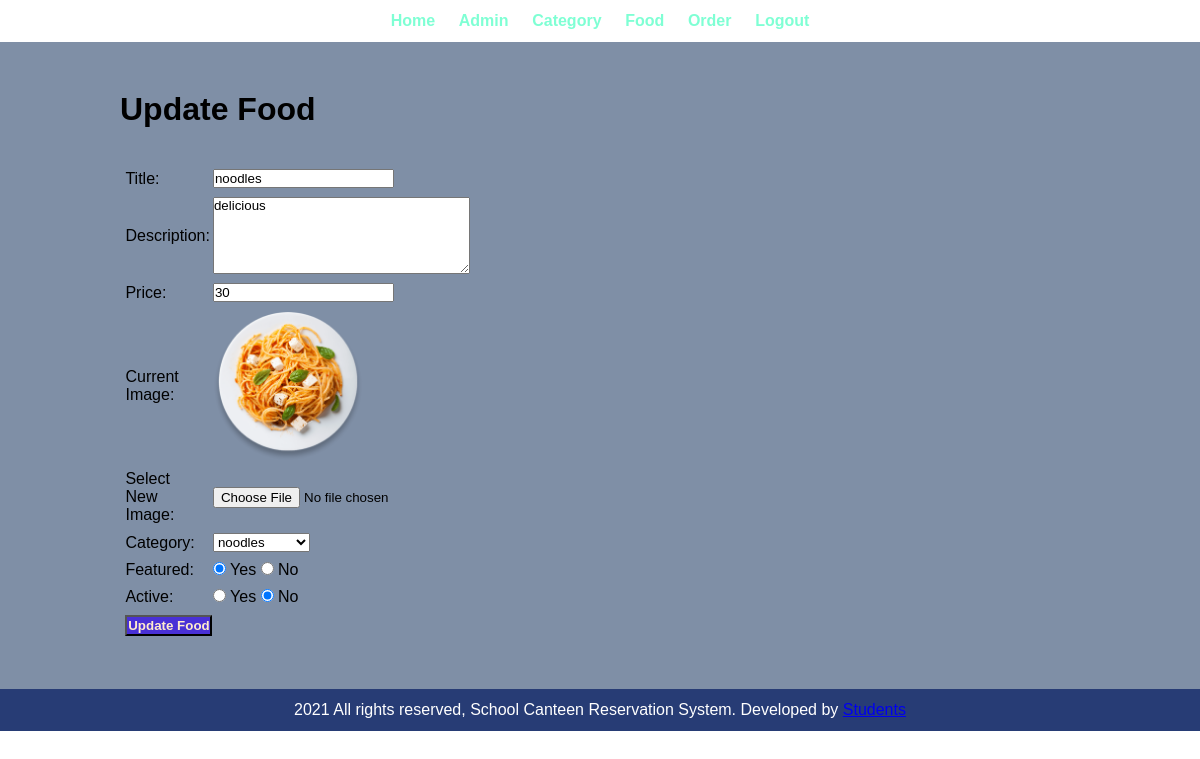
Screenshot of /admin/update-food.php?id=11 (signed in) with the database file from the repository.
### tables this page shows
CREATE TABLE `tbl_food` (
  `id` int(10) UNSIGNED NOT NULL,
  `title` varchar(100) NOT NULL,
  `description` text NOT NULL,
  `price` decimal(10,0) NOT NULL,
  `image_name` varchar(255) NOT NULL,
  `category_id` int(10) UNSIGNED NOT NULL,
  `featured` varchar(10) NOT NULL,
  `active` varchar(10) NOT NULL
);

CREATE TABLE `tbl_category` (
  `id` int(10) UNSIGNED NOT NULL,
  `title` varchar(100) NOT NULL,
  `image_name` varchar(255) NOT NULL,
  `featured` varchar(10) NOT NULL,
  `active` varchar(10) NOT NULL
);

### admin/update-food.php (the view, shortened to what this page needs)
<?php include('partials/menu.php'); ?>
<?php
    if(isset($_GET['id']))
    {
        $id = $_GET['id'];
        $sql2 = "SELECT * FROM tbl_food WHERE id=$id";
        $res2 = mysqli_query($conn, $sql2);
        $row2 = mysqli_fetch_assoc($res2);
        $title = $row2['title'];
        $description = $row2['description'];
        $price = $row2['price'];
        $current_image = $row2['image_name'];
        $current_category = $row2['category_id'];
        $featured = $row2['featured'];
        $active = $row2['active'];
    }
    else
    {
        header('location:'.SITEURL.'admin/manage-food.php');
    }
?>
<div class="main-content">
    <div class="wrapper">
        <h1>Update Food</h1>
        <br><br>
        <form action="" method="POST" enctype="multipart/form-data">
        <table class="tbl-30">
            <tr>
                <td>Title: </td>
                <td>
                    <input type="text" name="title" value="<?php echo $title; ?>">
                </td>
            </tr>
            <tr>
                <td>Description: </td>
                <td>
                    <textarea name="description" cols="30" rows="5"><?php echo $description; ?></textarea>
                </td>
            </tr>
            <tr>
                <td>Price: </td>
                <td>
                    <input type="number" name="price" value="<?php echo $price; ?>">
                </td>
            </tr>
            <tr>
                <td>Current Image: </td>
                <td>
                    <?php
                        if($current_image == "")
                        {
                            echo "<div class='error'>Image not Available.</div>";
                        }
                        else
                        {
                            ?>
                            <img src="<?php echo SITEURL; ?>images/food/<?php echo $current_image; ?>" width="150px">
                            <?php
                        }
                    ?>
                </td>
            </tr>
            <tr>
                <td>Select New Image: </td>
                <td>
                    <input type="file" name="image">
                </td>
            </tr>
            <tr>
                <td>Category: </td>
                <td>
                    <select name="category">
                        <?php
                            $sql = "SELECT * FROM tbl_category WHERE active='Yes'";
                            $res = mysqli_query($conn, $sql);
                            $count = mysqli_num_rows($res);
                            if($count>0)
                            {
                                while($row=mysqli_fetch_assoc($res))
                                {
                                    $category_title = $row['title'];
                                    $category_id = $row['id'];
                                    ?>
                                    <option <?php if($current_category==$category_id){echo "selected";} ?> value="<?php echo $category_id; ?>"><?php echo $category_title; ?></option>
                                    <?php
                                }
                            }
                            else
                            {
                                echo "<option value='0'>Category Not Available.</option>";
                            }
                        ?>
                    </select>
                </td>
            </tr>
            <tr>
                <td>Featured: </td>
                <td>
                    <input <?php if($featured=="Yes") {echo "checked";} ?> type="radio" name="featured" value="Yes"> Yes
                    <input <?php if($featured=="No") {echo "checked";} ?> type="radio" name="featured" value="No"> No
                </td>
            </tr>
            <tr>
                <td>Active: </td>
                <td>
                    <input <?php if($active=="Yes") {echo "checked";} ?> type="radio" name="active" value="Yes"> Yes
                    <input <?php if($active=="No") {echo "checked";} ?> type="radio" name="active" value="No"> No
                </td>
            </tr>
            <tr>
                <td>
                    <input type="submit" name="submit" value="Update Food" class="btn-secondary">
                </td>
            </tr>
        </table>
        </form>
    </div>
</div>
<?php include('partials/footer.php'); ?>

### css/admin.css (style rules this page uses)
* { margin: 0; padding: 0; font-family: Arial, Helvetica, sans-serif; }
.wrapper { padding: 1%; width: 80%; margin: 0 auto; }
.tbl-30 { width: 30%; }
table tr td { padding: 1%; }
.btn-secondary { background-color: #4930d6; padding: 1%; color: blanchedalmond; text-decoration: none; font-weight: bold; }
.main-content { background-color: #7f8fa6; padding: 3% 0; }

### rows the page displays
tbl_food: title "noodles", description "delicious", price "30", image_name (picture), category "noodles", featured "☑", active "☑"
